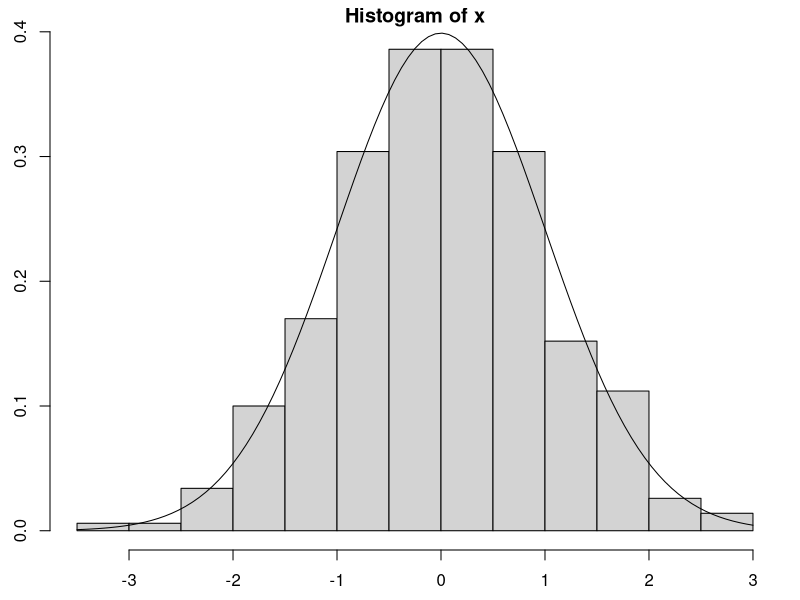

Reproduce this figure in R.
## ---- chunk 1
set.seed(42)
mean(rnorm(10000))
## ---- chunk 2
x <- rnorm(1000)
par(mar=c(2.5, 2.5, 1.5, 1), bg="white")
hist(x, probability = TRUE)
curve(dnorm(x), add=TRUE)
